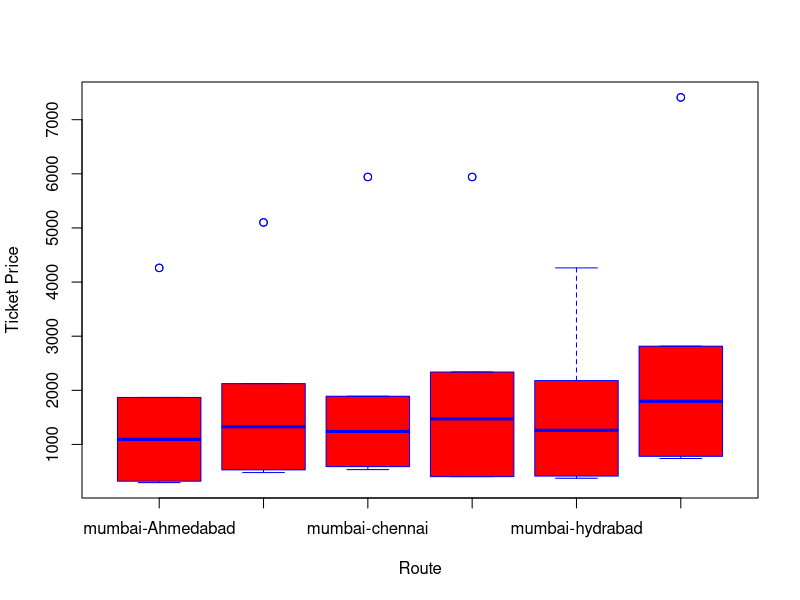
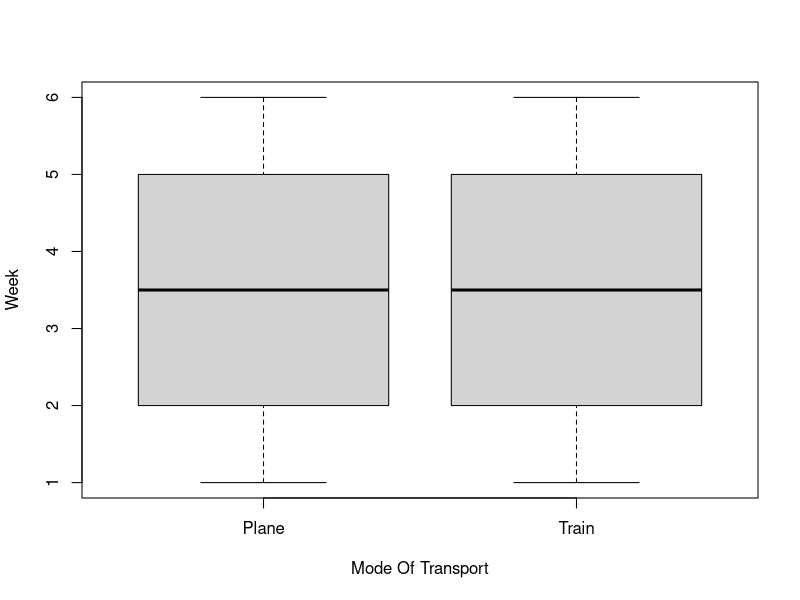
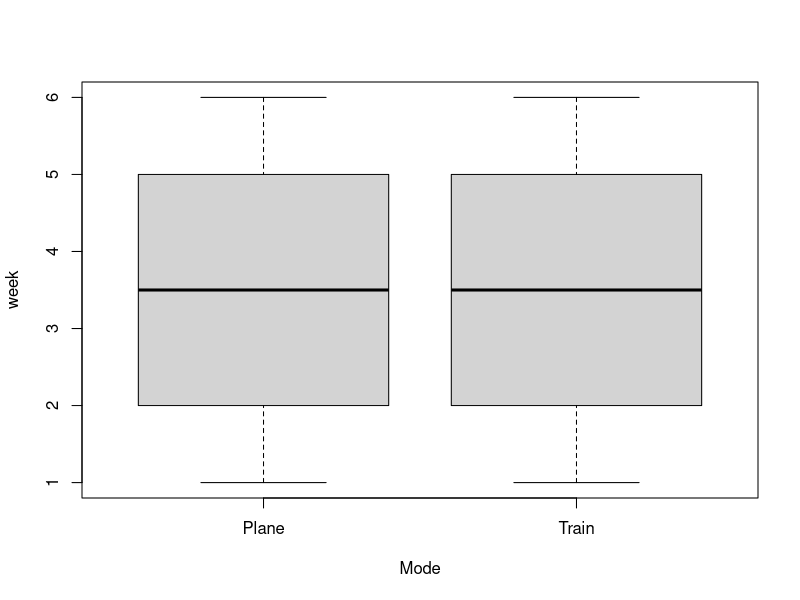

Write R code to recreate these figures, in order. (Note: this script raises an error after producing the figures.)

#read csv file and import the dataset
df <- read.csv("trains vs planes.csv")
# view the dataset which is stored in df veriable
View(df)
# boxplot draw the veriable in the boxplot
boxplot(df$Ticket.Price ~ df$Route,col="red",border = "blue",Main="Comparision Train vs Plan",
        xlab = "Route",ylab = "Ticket Price")
boxplot( df$week ~ df$Mode,xlab = "Mode Of Transport",ylab = "Week")
boxplot( week ~ Mode,data = df)
print(is.data.frame(df))
#print the number of column in the dataframe or dataset
print(ncol(df))
#print the number of rows in the data frame or dataset
print(nrow(df))
# max find the max value in the attribute
# max_fair variable store the value of max
max_fair <- max(df$Ticket.Price)
# print the max_fair varible which store the value of max price of the ticket
print(max_fair)
#call a veriable and store the subset after applying the condition
#Condition: Mumbai-dehli route particularly and mode of transport is train only
retval <- subset(df, df$Route=="mumbai-delhi" & df$Mode=="Train")
# print the values which store in the retval veriable 
#after the condition the data will be stored
print(retval)
# write the data set in a new file 
# after applying the condition the the data store into the veriable and then sore it into the verible
write.csv(retval,"output.csv")
# Store new csv file into new veriable
newdata <- read.csv("output.csv")
print(newdata)
# new veriable created and stored data after applying new conditions
datevise <- subset(df, as.Date(date) > as.Date("06-07-2022") & df$Mode == "Train")
# print the datevise veriable which store the dataset
print(datevise)



